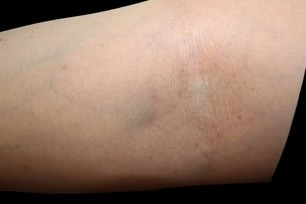
#> input picture PHOTO-2024-10-24-18-57-39 2.jpeg, 306 x 204 px, found by its file name
$ python -i 'identified injection 2.py'   (imports and definitions only)
#> lines starting #> are read from the running program, lines starting #| are printed output that depends on the picture; after the words box and inside, x2 and y2 are one past the last pixel; in counts of white or black regions, pixels touching at a corner belong together
# Import required libraries for image processing
import cv2
import numpy as np
from matplotlib import pyplot as plt

def process_image(image_path, unsuitable=False):
    # Load the image
#> called with unsuitable = False
    image = cv2.imread(image_path)
#> image is the input picture: shape (204, 306, 3); mean B, G, R 105.2, 122, 149.6

    # Convert the image to grayscale
    gray_image = cv2.cvtColor(image, cv2.COLOR_BGR2GRAY)

    # Apply contrast enhancement using histogram equalization or CLAHE
    clahe = cv2.createCLAHE(clipLimit=2.0, tileGridSize=(8, 8))
    enhanced_image = clahe.apply(gray_image)
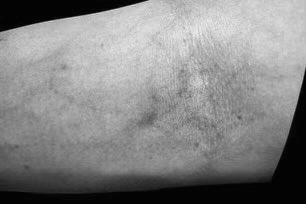
#> enhanced_image: shape (204, 306); min 2, max 234, mean 132.6

    # Use a threshold to detect veins
    _, thresh_image = cv2.threshold(enhanced_image, 50, 255, cv2.THRESH_BINARY if not unsuitable else cv2.THRESH_BINARY_INV)
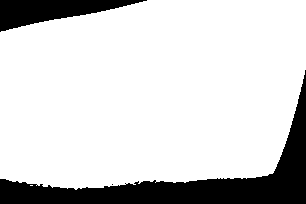
#> thresh_image: shape (204, 306); 82.8% white; 3 black regions (1 under 20 px)

    # Find contours of veins in the image
    contours, _ = cv2.findContours(thresh_image, cv2.RETR_EXTERNAL, cv2.CHAIN_APPROX_SIMPLE)
#> contours = 2 contours, 1 with area under 20; largest, box (x1, y1, x2, y2) and area: (0, 0, 306, 190) 51214

    # Draw contours to visualize veins
    vein_map = image.copy()
    cv2.drawContours(vein_map, contours, -1, (0, 255, 0), 2)

    if unsuitable:
        # Find the smallest contour (assumed unsuitable vein)
        min_contour = min(contours, key=cv2.contourArea)
        M = cv2.moments(min_contour)
        if M["m00"] != 0:
            cx = int(M["m10"] / M["m00"])
            cy = int(M["m01"] / M["m00"])
            unsuitable_vein = (cx, cy)
            # Highlight the unsuitable vein in the image
            cv2.circle(vein_map, unsuitable_vein, 8, (0, 0, 255), -1)
            return vein_map, unsuitable_vein
    else:
        # Find the largest contour (assumed suitable vein for injection)
        max_contour = max(contours, key=cv2.contourArea)
#> max_contour = contour of 268 points, box (x1, y1, x2, y2) (0, 0, 306, 190), area 51214
        M = cv2.moments(max_contour)
#> M = moments, m00 51213.5, centre m10/m00, m01/m00 = (151.2, 92.64)
        if M['m00'] != 0:
            cx = int(M['m10'] / M['m00'])
#> cx = 151
            cy = int(M['m01'] / M['m00'])
#> cy = 92
            suitable_vein = (cx, cy)
#> suitable_vein = (151, 92)
            # Highlight the suitable vein in the image
            cv2.circle(vein_map, suitable_vein, 10, (0, 255, 0), -1)
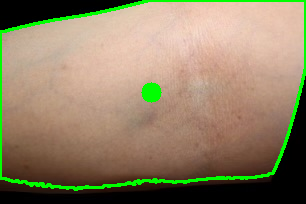
#> vein_map: shape (204, 306, 3); mean B, G, R 101.4, 129.5, 144
            return vein_map, suitable_vein

    return vein_map, None

# Process the first image for unsuitable vein
time_path = '/mnt/data/vein.jpg'
# [1 line that did not run here, left out]

# Process the second image for suitable vein
image_path_2 = '/mnt/data/PHOTO-2024-10-24-18-57-39 2.jpeg'
vein_map_suitable, suitable_vein = process_image(image_path_2, unsuitable=False)
#> suitable_vein = (151, 92)

# Display the results
# [17 lines not run here, left out]

>>> result = process_image('vein.jpg')
#> call 2 of process_image, with image_path = 'vein.jpg', unsuitable = False
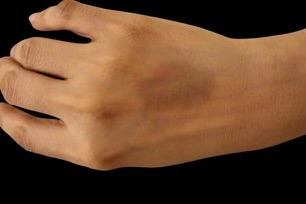
#> input picture vein.jpg, 306 x 204 px
#> in process_image, image is the input picture: shape (204, 306, 3); mean B, G, R 47.1, 72.9, 107.5
#> in process_image (call 2), `enhanced_image = clahe.apply(gray_image)`:
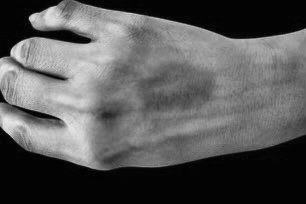
#> enhanced_image: shape (204, 306); min 1, max 231, mean 88.6
#> in process_image (call 2), `_, thresh_image = cv2.threshold(enhanced_image, 50, 255, cv2.THRESH_BI..`:
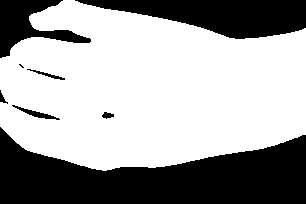
#> thresh_image: shape (204, 306); 63.9% white; 8 black regions (1 under 20 px)
#> in process_image (call 2), `contours, _ = cv2.findContours(thresh_image, cv2.RETR_EXTERNAL, cv2.CH..`: contours = 1 contour; box (x1, y1, x2, y2) and area: (0, 0, 306, 171) 39770
#> in process_image (call 2), `max_contour = max(contours, key=cv2.contourArea)`: max_contour = contour of 333 points, box (x1, y1, x2, y2) (0, 0, 306, 171), area 39770
#> in process_image (call 2), `M = cv2.moments(max_contour)`: M = moments, m00 39769.5, centre m10/m00, m01/m00 = (148.8, 89.8)
#> in process_image (call 2), `cx = int(M['m10'] / M['m00'])`: cx = 148
#> in process_image (call 2), `cy = int(M['m01'] / M['m00'])`: cy = 89
#> in process_image (call 2), `suitable_vein = (cx, cy)`: suitable_vein = (148, 89)
#> in process_image (call 2), `cv2.circle(vein_map, suitable_vein, 10, (0, 255, 0), -1)`:
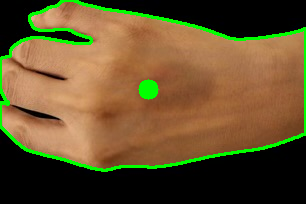
#> vein_map: shape (204, 306, 3); mean B, G, R 44.3, 82.4, 101.7
